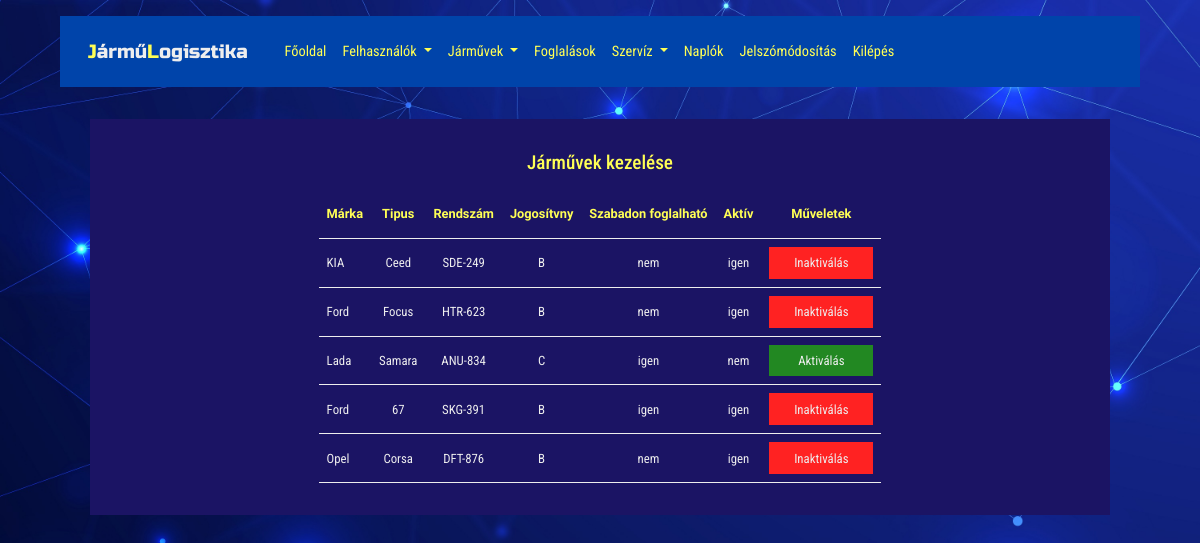
The app's page /carhand (signed in) with its own data.
### tables this page shows
CREATE TABLE `cars` (
  `carID` int(10) NOT NULL,
  `brand` varchar(30) NOT NULL,
  `type` varchar(30) NOT NULL,
  `lpn` varchar(10) NOT NULL,
  `license` char(1) NOT NULL,
  `freecar` tinyint(1) NOT NULL,
  `activeCar` tinyint(1) NOT NULL
);

### car_hand.php (the view, shortened to what this page needs)
<?php
require './views/header.phtml';
require './views/adminmenu.phtml';
require './connection.php';
$statement_l = $conn->prepare("SELECT * FROM cars");
$statement_l->execute();
$cars = $statement_l->fetchAll(PDO::FETCH_ASSOC);
?>
<div class="workContainer">
    <h2>Járművek kezelése</h2>
    <table>
        <thead>
            <tr>
                <th>Márka</th>
                <th>Tipus</th>
                <th>Rendszám</th>
                <th>Jogosítvny</th>
                <th>Szabadon foglalható</th>
                <th>Aktív</th>
                <th style="text-align: center;">Műveletek</th>
            </tr>
        </thead>
        <?php foreach ($cars as $car) : ?>
            <tr>
                <td><?php echo $car["brand"]; ?></td>
                <td style="text-align: center;"><?php echo $car["type"]; ?></td>
                <td style="text-align: center;"><?php echo $car["lpn"]; ?></td>
                <td style="text-align: center;"><?php echo $car["license"]; ?></td>
                <td style="text-align: center;"><?php echo $car["freecar"] ? 'igen' : 'nem'; ?></td>
                <td style="text-align: center;"><?php echo $car["activeCar"] ? 'igen' : 'nem'; ?></td>
                <?php
                if ($car["activeCar"] == 0) {
                    echo '<td><a class ="tableButtonInActive" href="caract?carID=' . $car['carID'] . '&status=1" onclick="return checkactive()">Aktiválás</a></td>';
                } else {
                    echo '<td><a class ="tableButtonActive" href="caract?carID=' . $car['carID'] . '&status=0" onclick="return checkinactive()">Inaktiválás</a></td>';
                }
                ?>
            </tr>
        <?php endforeach ?>
    </table>
</div>
<?php require './views/footer.phtml'; ?>

### public/style.css (style rules this page uses)
:root { --bg-color: #1b1464; --bg-color2: #2818d3; --bg-menu-color: #04a; --bg-error-color: #f22; --bg-ok-color: #282; --bg-font-color: #dedede; --bg-input-color: #ff9; --bg-btn-color: #07c; --link-color: #ccc; --hover-link-color: #fff; --hover-btn-color: #04a; --char-color: #eee; --char-color2: #ff5; --char-dark-color: #222; }
* { margin: 0; padding: 0; box-sizing: border-box; text-decoration: none; list-style: none; transition: all .2s linear; }
body { background-image: url("/public/bckg.jpg"); background-size: cover; }
h2 { color: var(--char-color2); text-align: center; margin: 1rem; font-size: 1.2rem; font-family: 'Roboto Condensed', sans-serif; }
.workContainer { width: 85%; padding: 1rem; margin: 2rem auto 1rem auto; background-color: var(--bg-color); }
table { margin: 1rem auto; }
th { padding: 0.5rem; font-family: 'Signika', sans-serif; color: var(--char-color2); text-align: center; }
tr { padding: 0.5rem 1rem; border-bottom: 1px solid var(--char-color); font-family: 'Roboto Condensed', sans-serif; color: var(--char-color); height: 3rem; }
td { padding: 0.5rem 0.5rem; }
.tableButtonActive { display: block; width: 6.5rem; text-align: center; text-decoration: none; padding: 0.4rem 0.6rem; background-color: var(--bg-error-color); color: var(--char-color); }
.tableButtonInActive { display: block; width: 6.5rem; text-align: center; text-decoration: none; padding: 0.4rem 0.6rem; background-color: var(--bg-ok-color); color: var(--char-color); }
@media screen and (max-width: 1200px) { body { font-size: 80%; } }

### records on screen
cars: brand "KIA", type "Ceed", lpn "SDE-249", license "B", freecar "nem", activeCar "igen"
cars: brand "Ford", type "Focus", lpn "HTR-623", license "B", freecar "nem", activeCar "igen"
cars: brand "Lada", type "Samara", lpn "ANU-834", license "C", freecar "igen", activeCar "nem"
cars: brand "Ford", type "67", lpn "SKG-391", license "B", freecar "igen", activeCar "igen"
cars: brand "Opel", type "Corsa", lpn "DFT-876", license "B", freecar "nem", activeCar "igen"
